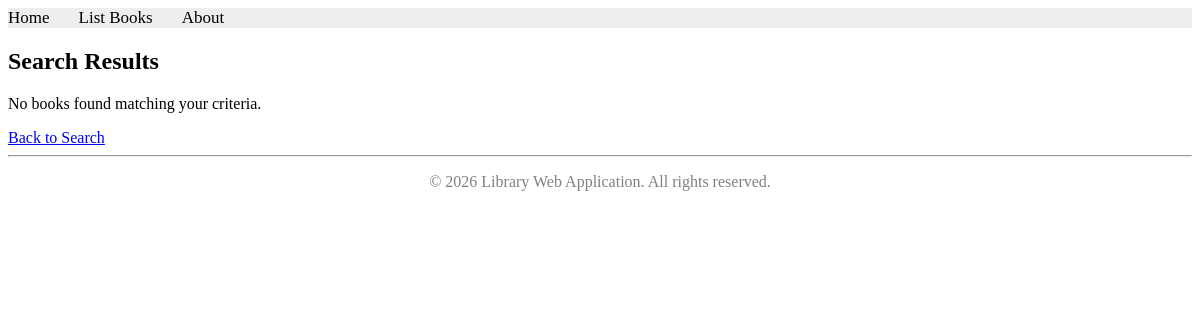
Before: /books/simple/query with the older database file.
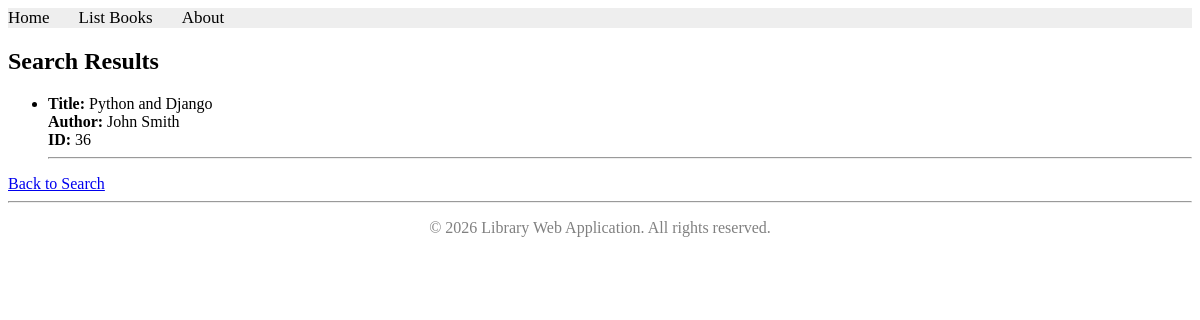
After: the same page with the newer database file.
### apps/bookmodule/models.py (models this page shows)
class Book(models.Model):
    title = models.CharField(max_length=50)
    author = models.CharField(max_length=50)
    price = models.FloatField(default=0.0)
    edition = models.SmallIntegerField(default=1)

### apps/bookmodule/views.py (the view)
# urls.py: path('simple/query', views.simple_query, name='books.simple_query'),
def simple_query(request):
    mybooks = Book.objects.filter(title__icontains='and')
    return render(request, 'bookmodule/bookList.html', {'books': mybooks})

### apps/templates/bookmodule/bookList.html (shortened to what this page needs)
{% extends "layouts/base.html" %}
{% load static %}
{% block content %}
<h2>Search Results</h2>
{% if books %}
    <ul>
    {% for book in books %}
        <li>
            <strong>Title:</strong> {{ book.title }} <br>
            <strong>Author:</strong> {{ book.author }} <br>
            <strong>ID:</strong> {{ book.id }}
            <hr>
        </li>
    {% endfor %}
    </ul>
{% else %}
    <p>No books found matching your criteria.</p>
{% endif %}
<a href="{% url 'books.search' %}">Back to Search</a>
{% endblock content %}

### apps/templates/layouts/base.html (shortened to what this page needs)
<!DOCTYPE html>
<html>
{% load static %}
<head>
    <link rel="stylesheet" href="{% static 'styles.css' %}">
    <link rel="stylesheet" href="https://cdnjs.cloudflare.com/ajax/libs/font-awesome/4.7.0/css/font-awesome.min.css">
</head>
<body>
    {% include "includes/header.html" %}
    {% block content %} {% endblock content %}
    {% include "includes/footer.html" %}
</body>
</html>

### apps/templates/includes/header.html
{% with request.resolver_match.url_name as url_name %}
<div class="topnav">
    <a class="{% if url_name == 'books.index' %}active{% endif %}" href="{% url 'books.index' %}">Home</a>
    <a class="{% if url_name == 'books.list_books' %}active{% endif %}" href="{% url 'books.list_books' %}">List Books</a>
    <a class="{% if url_name == 'books.aboutus' %}active{% endif %}" href="{% url 'books.aboutus' %}">About</a>
</div>
{% endwith %}

### apps/templates/includes/footer.html
<hr>
<footer>
    <p style="text-align: center; color: gray;">&copy; 2026 Library Web Application. All rights reserved.</p>
</footer>

### apps/static/styles.css (style rules this page uses)
.topnav { background-color: #eeeeee; width: 100%; }
.topnav a { color: #000000; text-align: center; margin-right: 25px; text-decoration: none; font-size: 17px; }

Changed rows visible on the page:
added Book: title "Python and Django", author "John Smith", id "36"
Other visible differences:
text no longer shown: "No books found matching your criteria."
